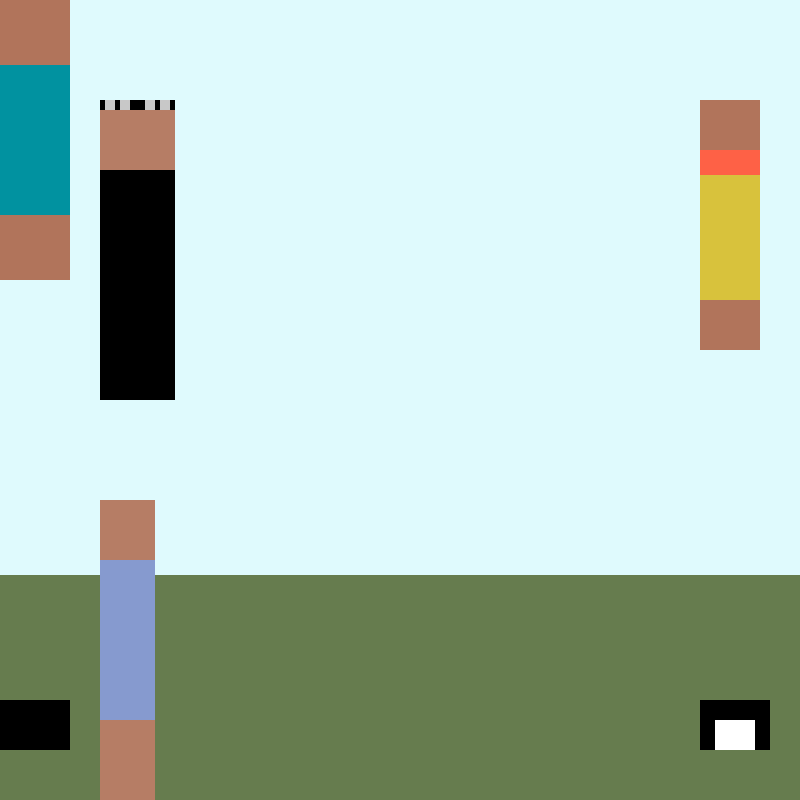
Frame 1 (no input)
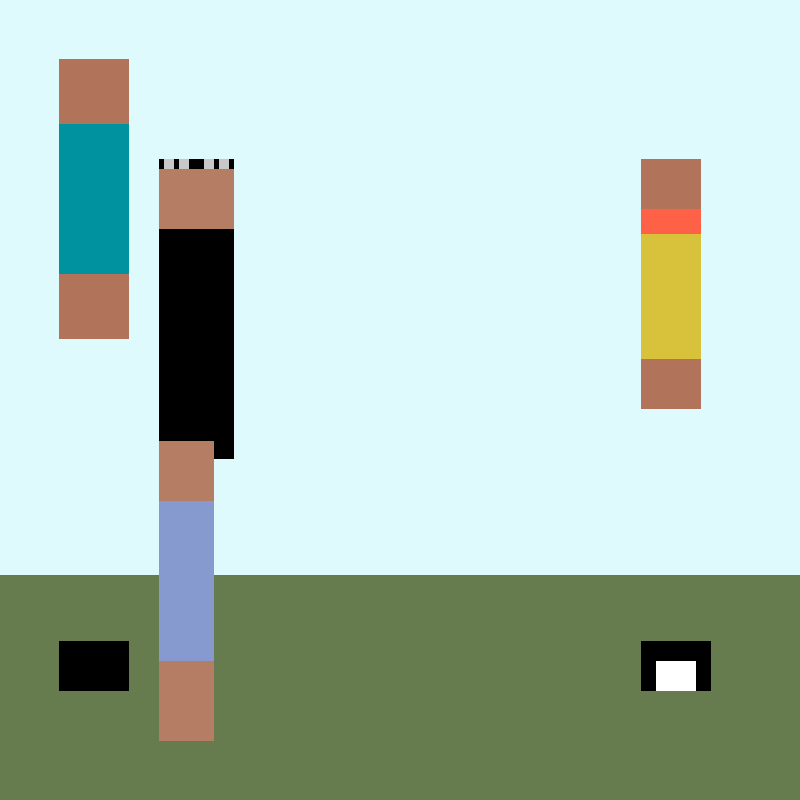
Frame 60 (no input)
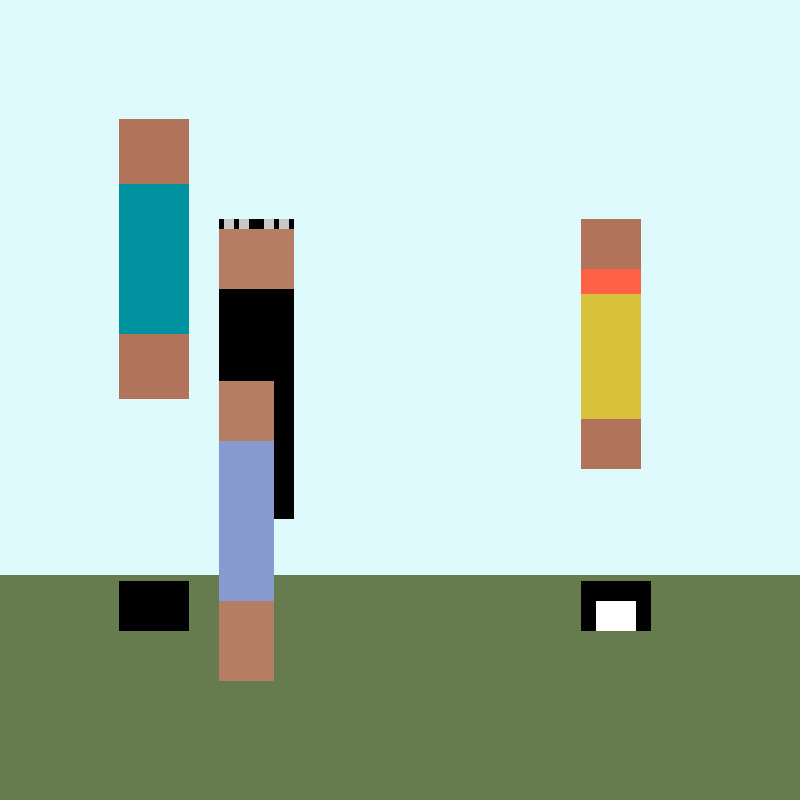
Frame 120 (the mouse pressed at the canvas centre since frame 60)

The p5.js sketch that drew these frames (run headless with seeded random() and noise() and a simulated clock; from frame 60 on, the mouse is pressed at the canvas centre):

// p5.js sketch
// ── sketch.js
var BarackX = 100; // position Barack's lego to the left of the canvas
var BarackY = 100; // position Barack's lego to the top of the canvas
var MichelleX = 0; // position Michelle's lego to the left of the canvas
var MichelleY = 0; // position Michelle's lego to the top of the canvas
var MaliaX = 100; // position Malia's lego to the left of the canvas
var MaliaY = 500; // position Malia's lego to the bottom of the canvas
var SashaX = 700; // position Sasha's lego to the right of the canvas
var SashaY = 100; // position Sasha's lego to the top of the canvas
var BoX = 700; // position Bo's lego to the right fo the canvas
var BoY = 700; // position Bo's lego to the bottom of the canvas
var SunnyX = 0; // position Sunny's lego to the left of the canvas
var SunnyY = 700; // position Sunny's lego tothe bottom of the canvas

function setup() {
  createCanvas(800, 800); // set up parameters of canvas
  background(102,124,78); // set color of the background (in this case, to represent grass)
  noStroke(); // remove strokes so there are no outlines
  fill(223,250,253); // set color of sky
  rect(0,0,800,575); // create sky boundaries
}

function draw() {

  background(102,124,78); // repeat background so that the loop refreshes and characters appear to move
  fill(223,250,253); // repeat sky fill so that the loop refreshes
  rect(0,0,800,575); // repeat sky shape so that the loop refreshes
  Barack(); // add Barack's function to the loop
  Michelle(); // add Michelle's function to the loop
  Malia(); // add Malia's function to the loop
  Sasha(); // add Sasha's function to the loop
  Bo(); // add Bo's function to the loop
  Sunny(); // add Sunny's function to the loop
  
  BarackX = min(BarackX + 1, 400); // stop variable from going above 400
  BarackY = min(BarackY + 1, 300); // stop variable from going above 300
  
  MichelleX = min(MichelleX + 1, 300); // stop variable from going above 300
  MichelleY = min(MichelleY + 1, 320); // stop varaible from going aboe 320
  
  MaliaX = min(MaliaX + 1, 220); // stop variable from going above 220
  MaliaY = max(MaliaY - 1, 300); // stop variable from going below 300
  
  SashaX = max(SashaX - 1, 500); // stop variable from going below 500
  SashaY = min(SashaY + 1, 350); // stop variable from going above 350

  BoX = max(BoX - 1, 575); // stop variable from going below 575
  BoY = max(BoY - 1, 550); // stop variable from going above 550

  SunnyX = min(SunnyX + 1, 125); // stop variable from going below 125
  SunnyY = max(SunnyY - 1, 550); // stop varaible from going above 550
  
}

function Barack() {
  // Barack in Suit
  fill(0); // set background as black for suit and hair color
  rect(BarackX, BarackY, 75, 300); // create body
  fill(182, 125, 101); // set color of face
  rect(BarackX, BarackY + 10, 75, 60); // create face
  fill(200); // set color for grey in hair
  rect(BarackX + 5, BarackY, 10, 10); // create small rectangle to show grey in hair
  rect(BarackX + 20, BarackY, 10, 10); // create small rectangle to show grey in hair
  rect(BarackX + 45, BarackY, 10, 10); // create small rectangle to show grey in hair
  rect(BarackX + 60, BarackY, 10, 10); // create small rectangle to show grey in hair
}

function Michelle() {
  // Michelle in Dress
  fill(177, 116, 91); // set skin color
  rect(MichelleX, MichelleY, 70, 280); // create body
  fill(1, 146, 160); // set dress color
  rect(MichelleX, MichelleY + 65, 70, 150); // create dress
}

function Malia() {
  // Malia in Skirt
  fill(182, 125, 101); // set skin color
  rect(MaliaX, MaliaY, 55, 300); // create body
  fill(134, 154, 207); // set dress color
  rect(MaliaX, MaliaY + 60, 55, 160); // create dress
}

function Sasha() {
  // Sasha in Pants
  fill(177, 116, 91); // set skin color
  rect(SashaX, SashaY, 60, 250); // create body
  fill(254, 97, 70); // set color of shirt
  rect(SashaX, SashaY + 50, 60, 100); // create shirt
  fill(216, 194, 60); // set color of pants
  rect(SashaX, SashaY + 75, 60, 125); // create pants
}

function Bo() {
  // Black & White Dog
  fill(0); // set color of fur
  rect(BoX, BoY, 70, 50); // create body
  fill(255); // set color of spotted fur
  rect(BoX + 15, BoY + 20, 40, 30); // create fur spot
}

function Sunny() {
  // Black Dog
  fill(0); // set color of fur
  rect(SunnyX, SunnyY, 70, 50); // create body
}
